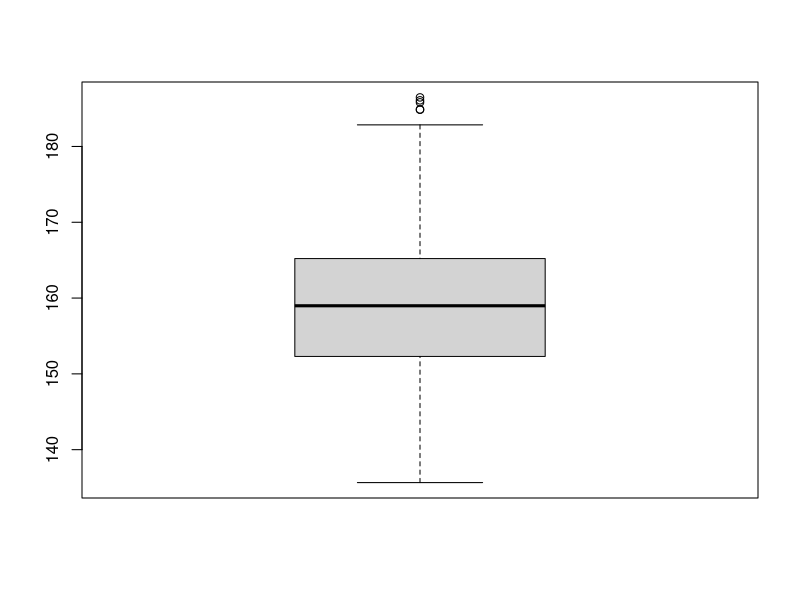
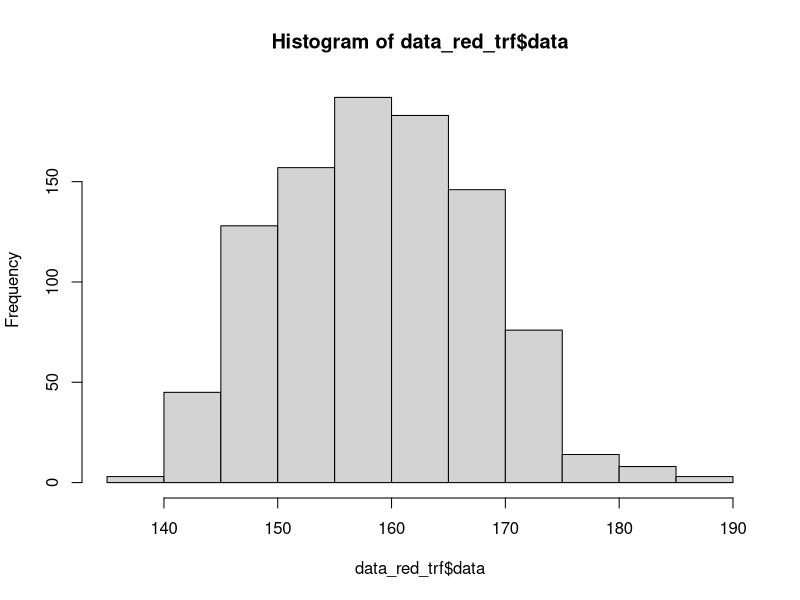
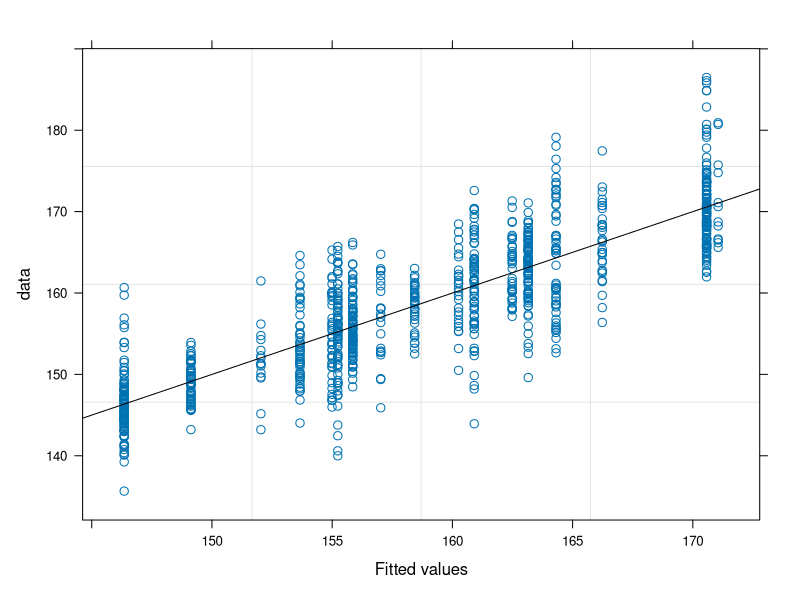
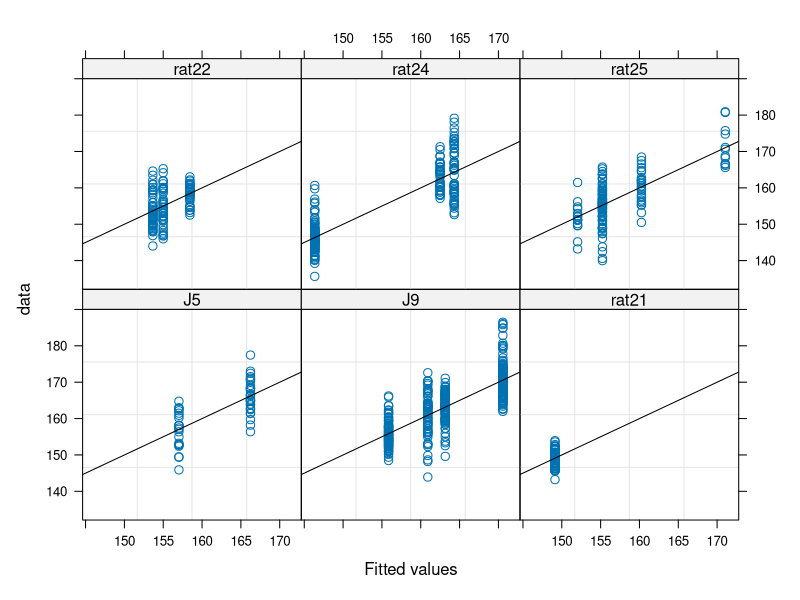
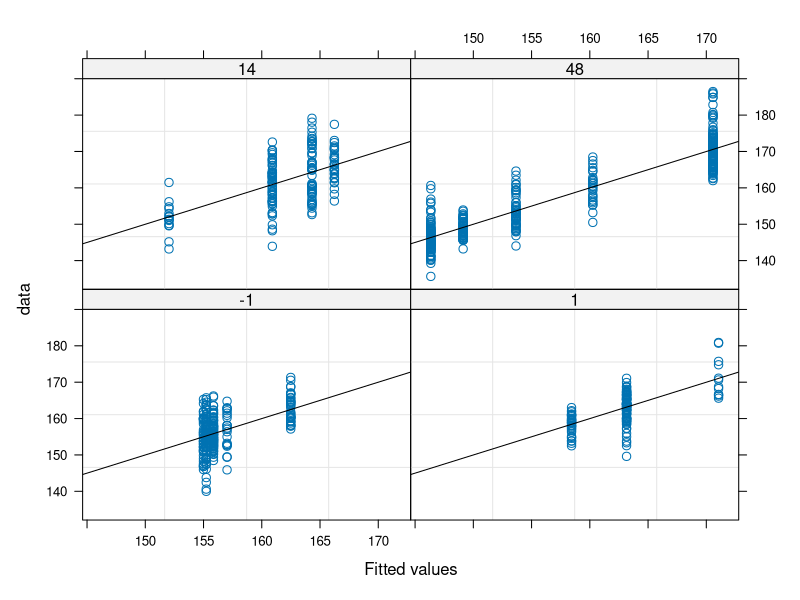
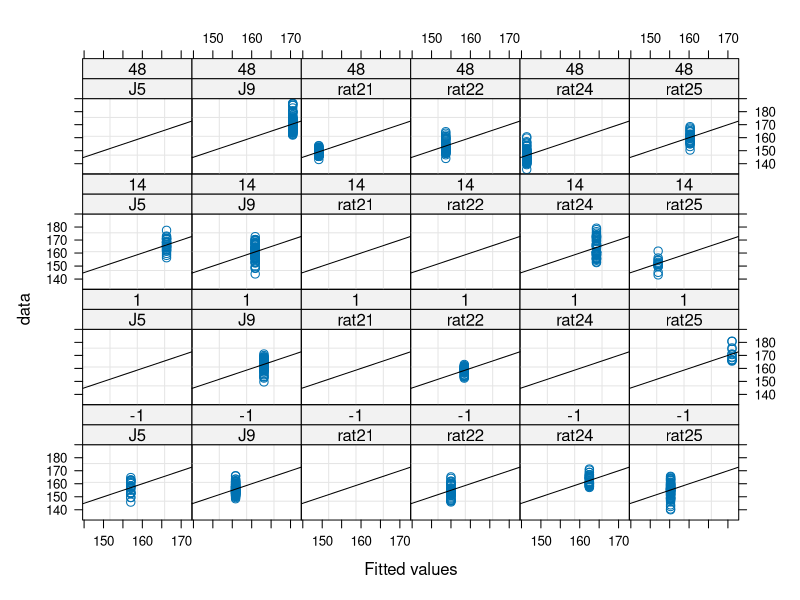
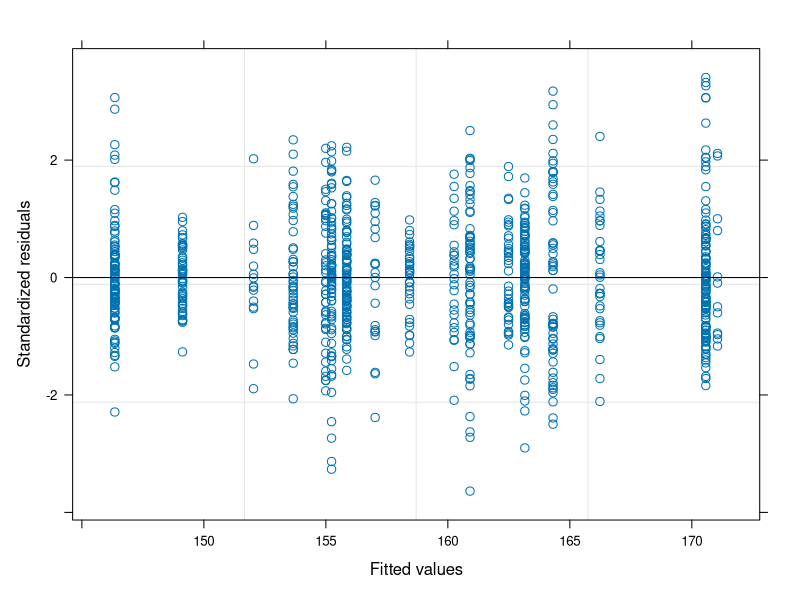
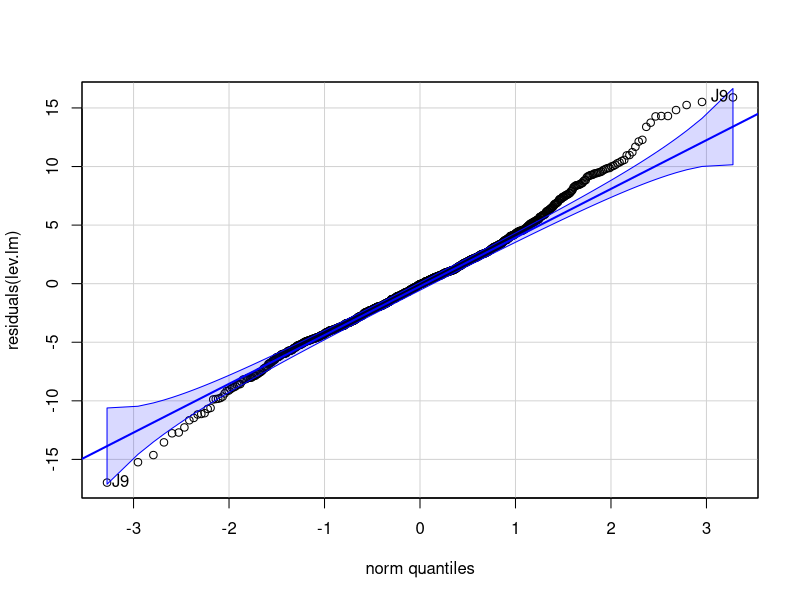

Generate these figures, in order, with R:
require(nlme)
require(graphics)
require(car)
require(MASS)

library(multcomp)

setwd("./")

# empty environment
rm(list=ls())

# load data
data_all = read.csv("./joints_stanceEnd.csv")

####################################################################################

# desired joints
desJointsName <- "limbV_ang"
desJoints     <- as.factor(desJointsName);

# desired days
desDays     <- as.factor(c("-1","1","14","48"));

# desired subjects
desRatID <- as.factor(c("rat21","rat22","rat24","rat25","J5","J9"))

# extract data
data_red <- data_all[data_all$ratID %in% desRatID & data_all$joint %in% desJoints & data_all$des_days %in% desDays,]

data_red$ratID    <- factor(data_red$ratID)
data_red$joint    <- factor(data_red$joint)

data_red$des_days <- as.factor(data_red$des_days)

# Data transformation
data_red_trf      <- data_red

boxplot(data_red_trf$data)
hist(data_red_trf$data,breaks=10)

############################### Fit model ##########################################

lCtr <- lmeControl(maxIter = 5000, niterEM = 500, msMaxIter=1000, msMaxEval=1000, msVerbose = FALSE, opt = 'optim')

# Days (and intercept) as a random variable (to account for the variability cross subjects)
lev.lm_nonNest_r  <- lme(data ~ des_days, random = ~des_days|ratID, data=data_red_trf, na.action=na.omit, method = "ML", control=lCtr)

lev.lm <- lev.lm_nonNest_r
summary(lev.lm)

############################ assumptions ############################

#### Fitted values

plot(lev.lm, data~fitted(.), abline = c(0,1)) 
plot(lev.lm, data~fitted(.)|ratID, abline = c(0,1))
plot(lev.lm, data~fitted(.)|des_days, abline = c(0,1))
plot(lev.lm, data~fitted(.)|ratID*des_days, abline = c(0,1))


#### Residuals (should have constant variance and be normally distributed)

plot(lev.lm)                       # Residuals (should have constant variance)
qqp(residuals(lev.lm),"norm")      # Residuals (should be normally distributed)

boxplot(residuals(lev.lm))

myx <- seq(min(residuals(lev.lm)), max(residuals(lev.lm)), length.out= 100)
myhist <- hist(residuals(lev.lm),breaks=20)
multiplier <- myhist$counts / myhist$density

varMean <- lev.lm$sigma * mean(fitted(lev.lm)) ^ (2*lev.lm$modelStruct$varStruct)
normal <- dnorm(x = myx, mean = 0, sd = sqrt(varMean))

normal <- dnorm(x = myx, mean = 0, sd = lev.lm$sigma)

lines(myx, normal* multiplier[1], col = "blue", lwd = 2)

shapiro.test(residuals(lev.lm))


#### Random effects (should be normally distributed)

randBase <- ranef(lev.lm)

randEff <- randBase$`(Intercept)`
qqp( randEff )                         # Random effects (should be notmally distributed)
myx <- seq(min(randEff), max(randEff), length.out= 100)
myhist <- hist(randEff)
multiplier <- myhist$counts / myhist$density
normal <- dnorm(x = myx, mean = 0, sd = as.numeric(VarCorr(lev.lm)[1,2]) )
lines(myx, normal*multiplier[1], col = "blue", lwd = 2)

shapiro.test(randEff)

randEff <- randBase$des_days1
qqp( randEff )  

randEff <- randBase$des_days14
qqp( randEff )  

randEff <- randBase$des_days48
qqp( randEff )  

#############################################################################
################################ PREDICTIONS ################################
#############################################################################

# unique values of the factors
pred <- expand.grid(joint=unique(data_red$joint),des_days=unique(data_red$des_days))

# polulation level (level=0) predictions
y=predict(lev.lm, level=0, newdata=pred)
pred$pred_val = y

pred <- pred[order(pred$joint, pred$des_days),]

############ Compute menas ############
# remove non-used columns and NaN
dat_lev.small <- data_red_trf[,c("ratID","joint","des_days","data")]
dat_lev.small <- dat_lev.small[!is.na(dat_lev.small$data),]

# mean over gait cycle and rats
data_red.mean <- aggregate(dat_lev.small$data, by = list(dat_lev.small$joint, dat_lev.small$des_days), FUN = 'mean')
colnames(data_red.mean) <- c("joint","des_days","data_mean")

data_red.mean <- data_red.mean[order(data_red.mean$joint, data_red.mean$des_days),]

pred$data_mean = data_red.mean$data_mean
pred$diff      = pred$pred_val - pred$data_mean
pred$diff_perc = pred$diff/pred$data_mean*100

# mean over gait cycles for each rat
data_red.meanSbj <- aggregate(dat_lev.small$data, by = list(dat_lev.small$ratID, dat_lev.small$joint, dat_lev.small$des_days), FUN = 'mean')
colnames(data_red.meanSbj) <- c("ratID","joint","des_days","data_mean")

# Mean of the means
data_red.meanSbjAll <- aggregate(data_red.meanSbj$data_mean, by = list(data_red.meanSbj$joint, data_red.meanSbj$des_days), FUN = 'mean')
colnames(data_red.meanSbjAll) <- c("joint","des_days","data_mean")

pred$data_mean2 = data_red.meanSbjAll$data_mean

pred$diff2      = pred$pred_val - pred$data_mean2
pred$diff_perc2 = pred$diff2/pred$data_mean2*100


###############################################################################
############################# PREDICTIONS SUBJECTS ############################
###############################################################################

# unique values of the factors
pred.sbj <- expand.grid(ratID=unique(data_red$ratID), joint=unique(data_red$joint), des_days=unique(data_red$des_days))

# polulation level (level=0) predictions
y=predict(lev.lm, level=1, newdata=pred.sbj)
pred.sbj$pred_val = y

pred.sbj <- pred.sbj[order(pred.sbj$ratID, pred.sbj$joint, pred.sbj$des_days),]

############ Compute menas ############
# remove non-used columns and NaN
dat_lev.small <- data_red_trf[,c("ratID","joint","des_days","data")]
dat_lev.small <- dat_lev.small[!is.na(dat_lev.small$data),]

# mean over gait cycles
data_red.mean <- aggregate(dat_lev.small$data, by = list(dat_lev.small$ratID, dat_lev.small$joint, dat_lev.small$des_days), FUN = 'mean')
colnames(data_red.mean) <- c("ratID","joint","des_days","data_mean")

data_red.mean <- data_red.mean[order(data_red.mean$ratID, data_red.mean$joint, data_red.mean$des_days),]

pred.sbj$data_mean <- NA
for(i in 1:dim(pred.sbj)[1]){
  for(j in 1:dim(data_red.mean)[1]){
    if( all(pred.sbj[i,1:3]==data_red.mean[j,1:3]) ){
      pred.sbj[i,]$data_mean<-data_red.mean[j,]$data_mean
    }
  }
}
pred.sbj$data_mean <- as.numeric(pred.sbj$data_mean)

pred.sbj$diff      = pred.sbj$pred_val - pred.sbj$data_mean
pred.sbj$diff_perc = pred.sbj$diff/pred.sbj$data_mean*100


############################ Post-hoc (time as factor) ############################

ph_conditional <- c("des_days1  = 0",
                    "des_days14 = 0",
                    "des_days48 = 0");

lev.ph <- glht(lev.lm, linfct = ph_conditional);
summary(lev.ph, test=adjusted("bonferroni"))
